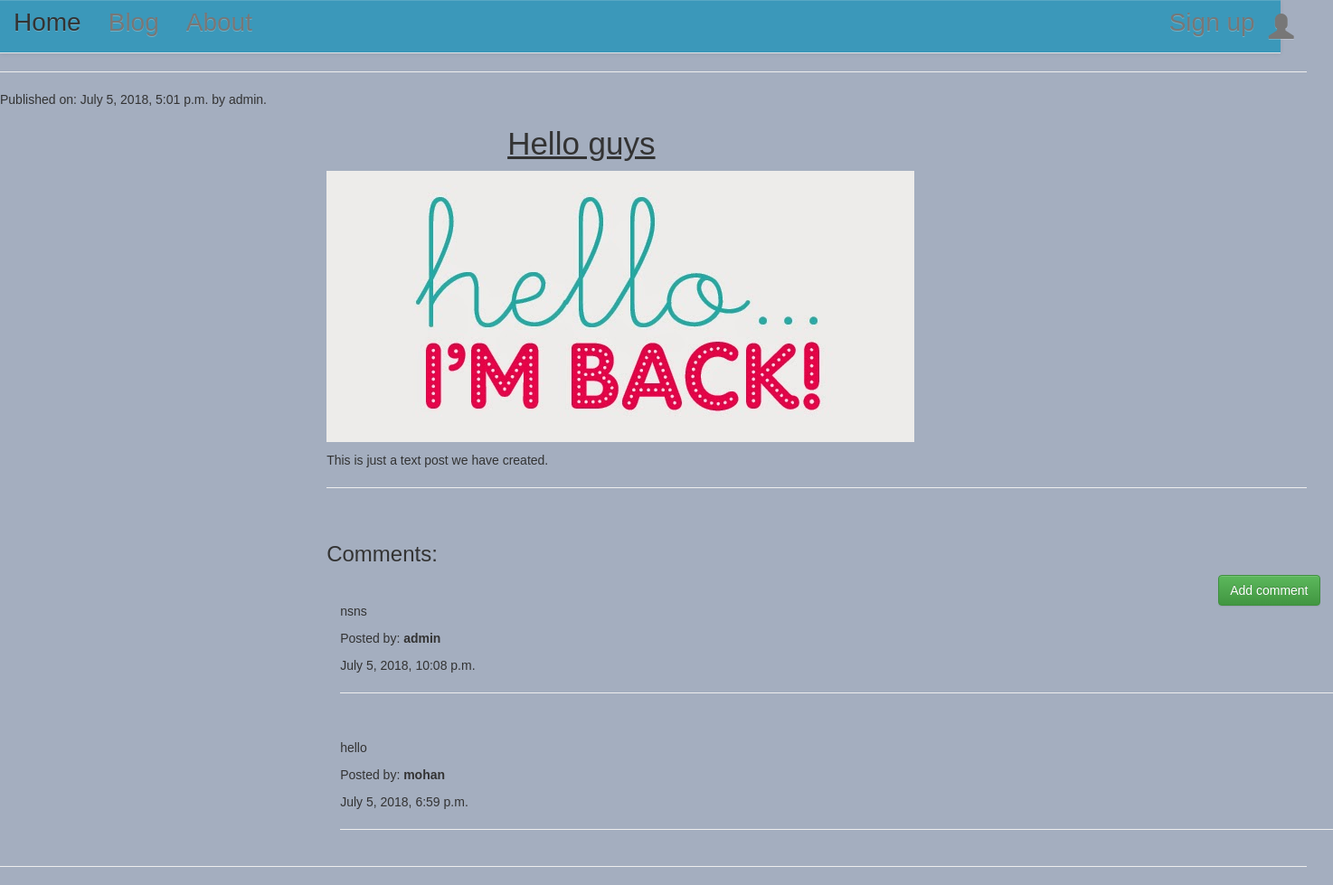
Page /post/56 on the committed database.
### blog/models.py (models this page shows, shortened)
class Post(models.Model):
    author = models.ForeignKey('auth.User', on_delete = models.CASCADE)
    title = models.CharField(max_length=200)
    text = models.TextField()
    created_date = models.DateTimeField(default=timezone.now)
    published_date = models.DateTimeField(blank=True, null=True)
    image = models.ImageField(blank=True, null=True,
                width_field = 'width_field', height_field = 'height_field', editable = 'True', upload_to='blog_project/mediacdn/')
    height_field = models.IntegerField(default=0)
    width_field = models.IntegerField(default = 0)

class Comment(models.Model):
    post = models.ForeignKey('blog.Post', related_name='comments', on_delete = models.CASCADE)
    author = models.CharField(max_length=200)
    text = models.TextField()
    created_date = models.DateTimeField(default=timezone.make_aware(datetime.now(),timezone.get_default_timezone()))
    approved_comment = models.BooleanField(default=False)

### blog/views.py (the view)
# urls.py: url(r'^post/(?P<pk>\d+)$', views.PostDetailView.as_view(), name='post_detail'),
class PostDetailView(DetailView):
    model = Post

### blog/templates/blog/post_detail.html (shortened to what this page needs)
{% extends 'blog/base.html' %}
{% block content %}
{% if post.published_date %}
    <div class="date postdate">
      Published on:  {{ post.published_date }} by {{ post.author }}.
    </div>
{% else %}
    <p>Do you like to publish the post now, then click
    <a class="btn btn-success" href="{% url 'post_publish' pk=post.pk %}">Publish</a></p>
    <p>Or,</p>
    <p>Do you want to save the post and come back later, then click</p>
    <a class="btn btn-default" href="{% url 'post_list' %}">Later</a>
{% endif %}
  <div class="col-sm-6, col-sm-offset-3">
    <h1 class='posttitle'>{{ post.title }}</h1>
        {% if post.image %}
        <img src="{{ post.image.url }}" class = 'img-responsive'>
        {% endif %}
      <p class='postcontent' >{{ post.text|safe|linebreaksbr }}</p>
  <hr>
  <br>
        <h3>Comments:</h3>
  {% if user.is_authenticated %}
    <a class="btn btn-success btn-comment" href="{% url 'add_comment_to_post' pk=post.pk %}">Add comment</a>
  {% else %}
    <a class="btn btn-success btn-comment" href="{% url 'comment_redirect' pk=post.pk %}">Add comment</a>
  {% endif %}
  <div class="container">
  {% for comment in post.comments.all %}
  <br>
          <p>{{ comment.text|safe|linebreaks }}</p>
          <p>Posted by: <strong>{{ comment.author }}</strong> </p> {{ comment.created_date }}
          <hr>
  {% empty %}
      <p>No comments posted.</p>
  {% endfor %}
</div>
</div>
<hr>
{% endblock %}

### blog/templates/blog/base.html (shortened to what this page needs)
<!DOCTYPE html>
{% load staticfiles %}
<html>
    <head>
        <link rel="stylesheet" href="https://maxcdn.bootstrapcdn.com/bootstrap/3.3.7/css/bootstrap.min.css">
        <link rel="stylesheet" href="https://maxcdn.bootstrapcdn.com/bootstrap/3.3.7/css/bootstrap-theme.min.css">
        <link rel="stylesheet" href="//cdn.jsdelivr.net/medium-editor/latest/css/medium-editor.min.css" type="text/css" media="screen" charset="utf-8">
        <link rel="stylesheet" href="{% static 'css/file.css' %}">
<body class = "loader">
  <nav class="navbar navbar-default techfont custom-navbar navbar-static-top ">
      <ul class="nav navbar-nav ">
        <li><a  href="{% url 'articles_list' %}" class="color-me">Home</a></li>
        <li><a href="{% url 'post_list' %}">Blog</a></li>
        <li><a href="{% url 'about'%}">About</a></li>
      </ul>
      <ul class="nav navbar-nav navbar-right">
        {% if user.is_superuser %}
        <li><a href="{% url 'feeds_list' %}">Feeds</a></li>
        <li>
          <a href="{% url 'post_new' %}" >New Post</a>
        </li>
        <li>
          <a href="{% url 'post_draft_list' %}">Drafts</a>
        </li>
        <li>
          <a href="{% url 'logout' %}" >Log out</a>
        </li>
        <li>
          <a >Welcome: {{ user.username }}</a>
        </li>
        {% elif user.is_authenticated %}
          <li><a href="{% url 'logout' %}" >Log out</a></li>
          <li>  <a >Welcome: {{ user.username }}</a></li>
        {% else %}
           <li> </a>
            <a class = 'nav navbar-right' href= "{% url 'signup' %}">  Sign up  </a> </li>
            <li><a class='nav navbar-right' href="{% url 'login' %}" ><span class="glyphicon glyphicon-user"></span></a></li>
        {% endif %}
      </ul>
</nav>
<hr>
        <div class="content">
            <div class="row">
                <div class="col-md-12 col-sm-12 col-lg-12">
                  <div class="blog_posts">
                    {% block content %}
                    {% endblock %}
                  </div>
                </div>
            </div>
        </div>
</body>
</html>

### blog/static/css/file.css (style rules this page uses)
.loader { align-items: left; background-color: #a4aebf; display: auto; font-family: Inconsolata, sans-serif; width: 98%; justify-content: center; margin: 0; }
.techfont { font-family: Inconsolata, sans-serif; font-size: 2em; margin-bottom: 10px; background: transparent; text-decoration-color: #395759; background-color: #3b98ba; width: 98%; }
.postdate { text-align:left; }
.posttitle { font-family: Inconsolata, sans-serif; font-size: 2.5em; padding-bottom:0px; padding-left: 200px; text-decoration: underline; }
.postcontent { font-family: Inconsolata, sans-serif; font-size: 1.5em; }
.btn-comment { position: absolute; right: 0px; }

### rows in the picture
Post: published_date "July 5, 2018, 5:01 p.m.", author "admin", title "Hello guys", image (picture), text "This is just a text post we have created."
Comment: text "nsns", author "admin", created_date "July 5, 2018, 10:08 p.m."
Comment: text "hello", author "mohan", created_date "July 5, 2018, 6:59 p.m."
